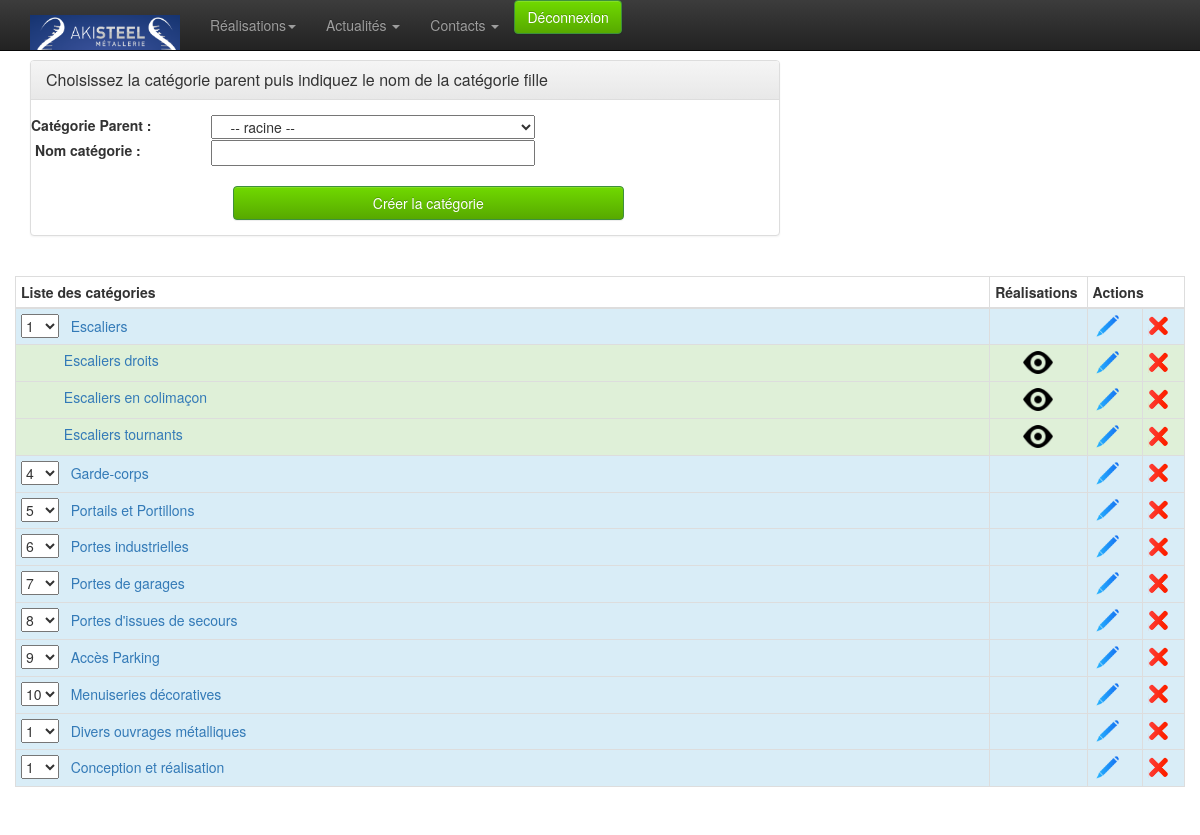
/admin/categorie/liste.php (signed in), run on an earlier commit of the app's database.
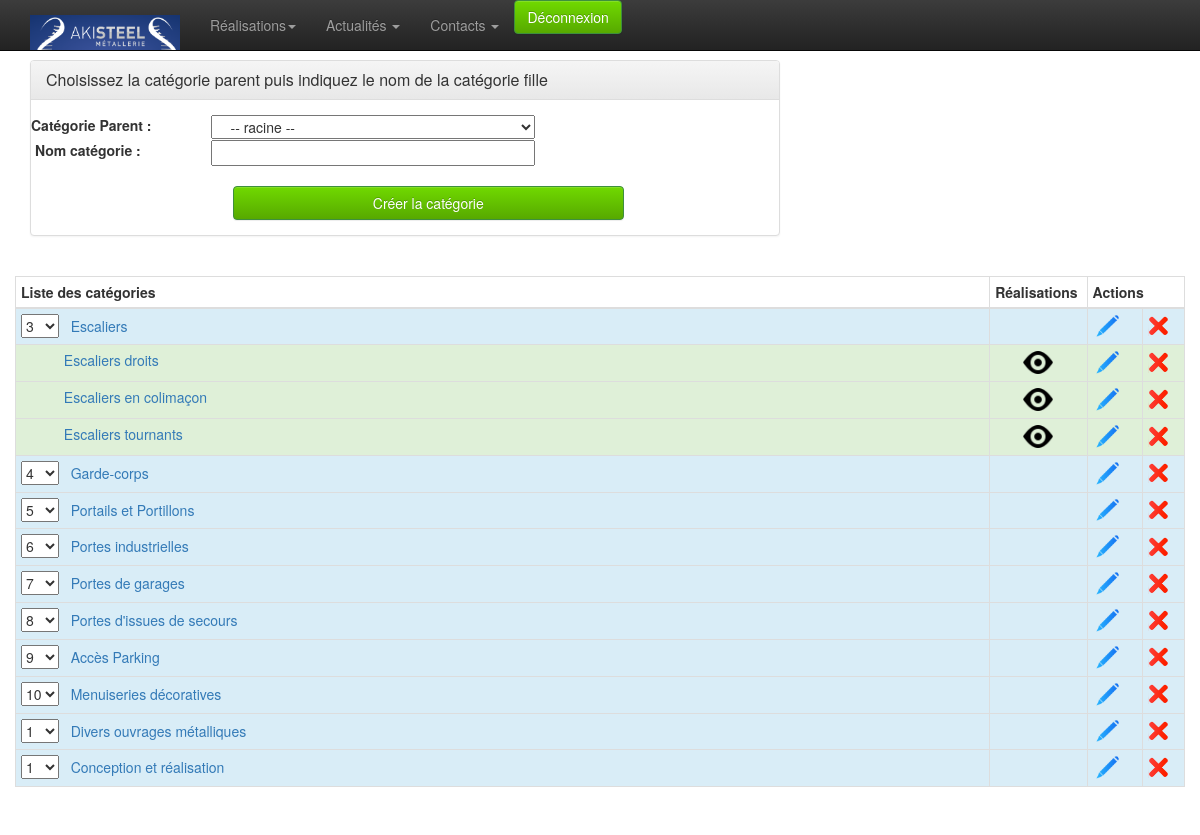
And on a later commit of the database.
### tables this page shows
CREATE TABLE `catproduct` (
  `id` int(10) unsigned NOT NULL AUTO_INCREMENT,
  `id_parent` int(11) NOT NULL,
  `nom` varchar(50) NOT NULL,
  `image` varchar(50) NOT NULL,
  `ordre_affichage` int(11) NOT NULL DEFAULT '1',
  PRIMARY KEY (`id`)
);

### admin/classes/StorageManager.php (called while the page is built, shortened)
<?php
class StorageManager{
	protected function dbConnect() {
		try {
			$this->mysqli = new mysqli ( DBHOST, DBUSER, DBPASSWD, DBNAME ) ;
		} catch (Exception $e) {
			throw new Exception("Erreur Connexion DB ". $e->getMessage());
		}
	}
}
?>

### admin/classes/Categorie.php (the view, shortened to what the changed rows need)
<?php
require_once("StorageManager.php");
class Categorie extends StorageManager {
	public function load( $id, $debug=false ){
		$new_array = null;
		$requete = "SELECT * FROM `catproduct` WHERE id = " . $id ;
		$result = mysqli_query( $this->mysqli, $requete );
		while( $row = mysqli_fetch_assoc( $result ) ) {
			$new_array[] = $row;
		}
		return $new_array;
	}
	public function getListe( $tab=array(), $debug=false ) {
		$champ_souhaite = ( $tab[ "champ" ] != '' ) ? $tab[ "champ" ] : "*";
		$requete = "SELECT " . $champ_souhaite . " FROM `catproduct`";
		if ( $tab[ "where" ] == '' ) {
			$requete .= " WHERE id > 0";
			if ( !empty( $tab ) ) {
				foreach( $tab as $champ => $val ) {
					if ( $champ != "champ" && $champ != "order_by" && $champ != "sens" )
						$requete .= " AND " . $champ . " = '" . addslashes( $val ) . "'";
				}
			}
			$order_by = ( $tab[ "order_by" ] != "" ) ? $tab[ "order_by" ] : "ordre_affichage";
			$sens = ( $tab[ "sens" ] != "" ) ? $tab[ "sens" ] : "ASC";
			$requete .= " ORDER BY " . $order_by . " " . $sens;
		}
		else $requete .= $tab[ "where" ];
		$result = mysqli_query( $this->mysqli, $requete );
		while( $row = mysqli_fetch_assoc( $result ) ) {
			$new_array[] = $row;
		}
		return $new_array;
	}
	public function getNbCatByLevel( $id_parent=0, $debug=false ) {
		$sql = "SELECT COUNT(id) AS nb FROM `catproduct`
			WHERE `id_parent`=" . $id_parent . ";";
		$result = mysqli_query( $this->mysqli, $sql );
		$row = mysqli_fetch_assoc( $result );
		return $row[ "nb" ];
	}
	public function afficherLigneAdmin( $id=0, $debug=false ) {
		$datas = $this->load( $id, $debug );
		$_categorie = $datas[ 0 ];
		if ( !empty( $_categorie ) ) {
			$decalage = 			( $_categorie[ "id_parent" ] == 0 ) ? "" : "&nbsp;&nbsp;&nbsp;&nbsp;&nbsp;&nbsp;&nbsp;&nbsp;&nbsp;&nbsp;&nbsp;";
			$classe_affichage = 	( $_categorie[ "id_parent" ] == 0 ) ? "info" : "success";
			$btn_visualisation = 	( $_categorie[ "id_parent" ] == 0 )
				? "&nbsp;"
				: "<a href='/admin/produit/liste.php?id_categorie=" . $_categorie[ "id" ] . "'><img src='/admin/img/eye.png' width='30' title='Voir tous les produits de cette catégorie' ></a>";
			echo "<tr class='" . $classe_affichage . "'>\n";
			echo "	<td>\n";
			if ( $_categorie[ "id_parent" ] == 0 ) {
				$nb_cat = $this->getNbCatByLevel( $_categorie[ "id_parent" ], false );
				echo "		<select id='" . $_categorie[ "id" ] . "' class='select_categorie'>\n";
				for( $cpt = 1; $cpt <= $nb_cat; $cpt++ ) {
					$selected = ( $cpt == $_categorie[ "ordre_affichage" ] ) ? "selected" : "";
					echo "		<option value='" . $cpt . "' " . $selected . ">" . $cpt . "</option>\n";
				}
				echo "		</select>&nbsp;&nbsp;\n";
			}
			echo "		" . $decalage . "<a href='/admin/categorie/liste.php?id=" . $_categorie[ "id" ] . "'>" . $_categorie[ "nom" ] . "</a>\n";
			echo "	</td>\n";
			echo "	<td align='center'>" . $btn_visualisation . "</td>\n";
			echo "	<td><a href='/admin/categorie/liste.php?id=" . $_categorie[ "id" ] . "'><img src='/admin/img/modif.png' width='30' alt='Modifier' ></a></td>\n";
			echo "	<td>\n";
			echo "		<img src='/admin/img/del.png' width='20' alt='Supprimer' onclick=\"$('.supp" . $_categorie[ "id" ] . "').css('display', 'block');\"> \n";
			echo "	</td>\n";
			echo "</tr>\n";
		}
	}
}

### admin/categorie/liste.php (shortened to what the changed rows need)
<?
	require $_SERVER[ "DOCUMENT_ROOT" ] . "/admin/classes/Categorie.php";
	$debug = 		false;
	$categorie = 	new Categorie();
	if ( 1 == 1 ) {
		unset( $recherche );
		$recherche[ "id_parent" ] = 0;
		$recherche[ "order_by" ] = 	"ordre_affichage";
		$liste_categorie = $categorie->getListe( $recherche, $debug );
	}
?>
<!doctype html>
<html class="no-js" lang="en">
	<head>
		<? include_once $_SERVER[ "DOCUMENT_ROOT" ] . "/admin/inc-meta.php"; ?>
	</head>
	<body>
		<div class="container">
			<div class="row">
				<table class="table table-hover table-bordered table-condensed table-striped" >
				<thead>
					<tr>
						<th class="col-md-10" style="">Liste des catégories</th>
						<th class="col-md-1" style="">Réalisations</th>
						<th class="col-md-1" colspan="2" style="">Actions</th>
					</tr>
				</thead>
				<tbody>
					<?
					if ( !empty( $liste_categorie ) ) {
						foreach ( $liste_categorie as $_categorie ) {
							$categorie->afficherLigneAdmin( $_categorie[ "id" ], $debug );
							if ( 1 == 1 ) {
								unset( $recherche );
								$recherche[ "id_parent" ] = $_categorie[ "id" ];
								$liste_sous_categorie = $categorie->getListe( $recherche, $debug);
								if ( !empty( $liste_sous_categorie ) ) {
									foreach ( $liste_sous_categorie as $_categorie ) {
										$categorie->afficherLigneAdmin( $_categorie[ "id" ], $debug );
									}
								}
							}
						}
					}
					?>
				</tbody>
				</table>
			</div>
		</div>
	</body>
</html>

What changed in the data, as far as the page shows it:
changed catproduct "Escaliers": id "1" → "3"
